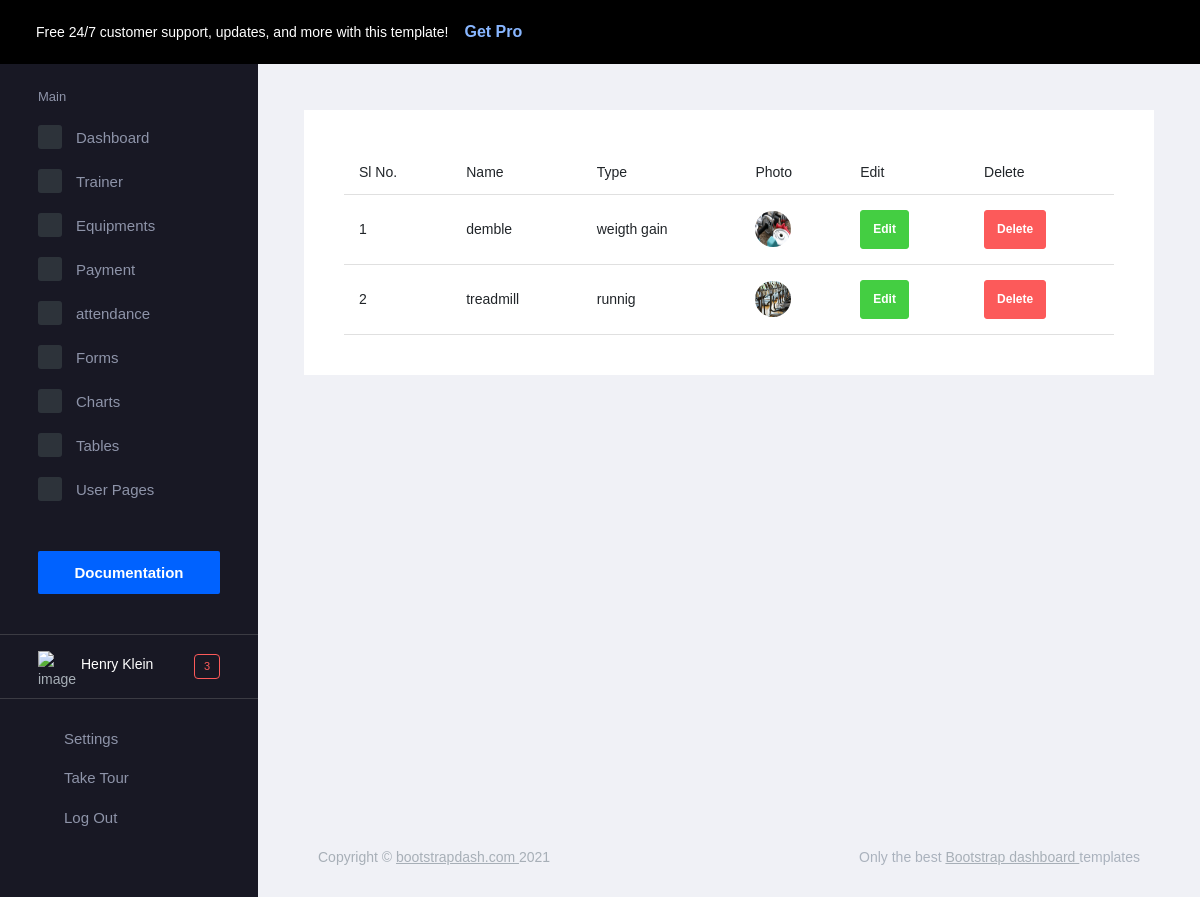
The app's page /equipments_view, older data.
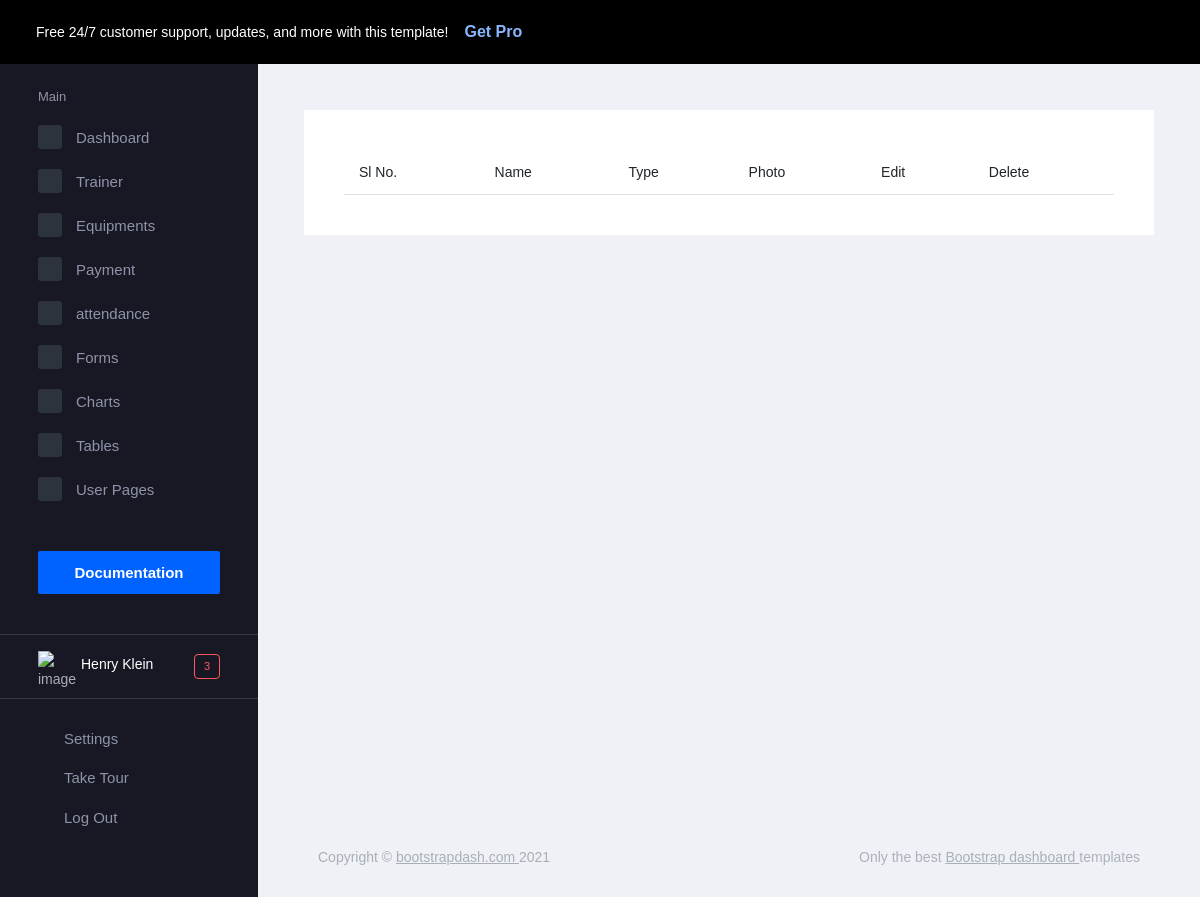
The same page, newer data.
### app2/models.py (models this page shows, shortened)
class Equipments(models.Model):
    name = models.CharField(max_length=25,null=True)
    type = models.CharField(max_length=25,null=True)
    photo = models.ImageField(upload_to='profile',null=True)

### app2/views.py (the view)
# urls.py: path('equipments_view', views.equipments_view, name='equipments_view'),
def equipments_view(request):
    data = Equipments.objects.all()
    return render(request,'admintemp/equipments_view.html',{'data':data})

### template/admintemp/equipments_view.html (shortened to what this page needs)
{% extends 'admintemp/adminhome.html' %}
{% load crispy_forms_tags %}
{% block content %}
<div class="card">
    <div class="card-body">
        <table class="table">
            <thead>
            <th>Sl No.</th>
            <th>Name</th>
            <th>Type</th>
            <th>Photo</th>
            <th>Edit</th>
            <th>Delete</th>
            </thead>
            {% for i in data %}
            <tbody>
            <td>{{forloop.counter}}</td>
            <td>{{i.name}}</td>
            <td>{{i.type}}</td>
            <td> <img src="{{i.photo.url}}"> </td>
            <td><a class="btn btn-success" href="{% url 'equipments_update' i.id %}">Edit</a></td>
            <td>
                <form action="{% url 'equipments_delete' i.id %}" method="post">
                    <button type="submit" class="btn btn-danger">Delete</button>
                </form>
            </td>
            </tbody>
            {% endfor %}
        </table>
    </div>
</div>
{% endblock %}

### template/admintemp/adminhome.html (shortened to what this page needs)
<!DOCTYPE html>
{% load static %}
<html lang="en">
  <head>
    <link rel="stylesheet" href=" {% static 'assets/vendors/mdi/css/materialdesignicons.min.css' %} ">
    <link rel="stylesheet" href=" {% static 'assets/vendors/flag-icon-css/css/flag-icon.min.css' %} ">
    <link rel="stylesheet" href=" {% static 'assets/vendors/css/vendor.bundle.base.css' %} ">
    <link rel="stylesheet" href=" {% static 'assets/vendors/font-awesome/css/font-awesome.min.css' %} " />
    <link rel="stylesheet" href=" {% static 'assets/vendors/bootstrap-datepicker/bootstrap-datepicker.min.css' %} ">
    <link rel="stylesheet" href=" {% static 'assets/css/style.css' %} ">
  </head>
  <body>
    <div class="container-scroller">
      <div class="row p-0 m-0 proBanner" id="proBanner">
        <div class="col-md-12 p-0 m-0">
          <div class="card-body card-body-padding d-flex align-items-center justify-content-between">
            <div class="ps-lg-1">
              <div class="d-flex align-items-center justify-content-between">
                <p class="mb-0 font-weight-medium me-3 buy-now-text">Free 24/7 customer support, updates, and more with this template!</p>
                <a href="https://www.bootstrapdash.com/product/connect-plus-bootstrap-admin-template/?utm_source=organic&utm_medium=banner&utm_campaign=buynow_demo" target="_blank" class="btn me-2 buy-now-btn border-0">Get Pro</a>
              </div>
            </div>
            <div class="d-flex align-items-center justify-content-between">
              <a href="https://www.bootstrapdash.com/product/connect-plus-bootstrap-admin-template/"><i class="mdi mdi-home me-3 text-white"></i></a>
              <button id="bannerClose" class="btn border-0 p-0">
                <i class="mdi mdi-close text-white me-0"></i>
              </button>
            </div>
          </div>
        </div>
      </div>
      <nav class="navbar default-layout-navbar col-lg-12 col-12 p-0 fixed-top d-flex flex-row">
        <div class="text-center navbar-brand-wrapper d-flex align-items-center justify-content-center">
          <a class="navbar-brand brand-logo" href=" {% static 'index.html' %} "><img src=" {% static 'assets/images/logo.svg' %} " alt="logo" /></a>
        </div>
        <div class="navbar-menu-wrapper d-flex align-items-stretch">
          <button class="navbar-toggler navbar-toggler align-self-center" type="button" data-toggle="minimize">
          </button>
          <div class="search-field d-none d-xl-block">
            <form class="d-flex align-items-center h-100" action="#">
              <div class="input-group">
                <div class="input-group-prepend bg-transparent">
                </div>
              </div>
            </form>
          </div>
          <ul class="navbar-nav navbar-nav-right">
            <li class="nav-item  dropdown d-none d-md-block">
              <a class="nav-link dropdown-toggle" id="reportDropdown" href="#" data-bs-toggle="dropdown" aria-expanded="false"> Reports </a>
            </li>
            <li class="nav-item  dropdown d-none d-md-block">
              <a class="nav-link dropdown-toggle" id="projectDropdown" href="#" data-bs-toggle="dropdown" aria-expanded="false"> Projects </a>
            </li>
            <li class="nav-item nav-language dropdown d-none d-md-block">
              <a class="nav-link dropdown-toggle" id="languageDropdown" href="#" data-bs-toggle="dropdown" aria-expanded="false">
                <div class="nav-language-icon">
                </div>
                <div class="nav-language-text">
                  <p class="mb-1 text-black">English</p>
                </div>
              </a>
            </li>
            <li class="nav-item nav-profile dropdown">
              <a class="nav-link dropdown-toggle" id="profileDropdown" href="#" data-bs-toggle="dropdown" aria-expanded="false">
                <div class="nav-profile-img">
                </div>
                <div class="nav-profile-text">
                  <p class="mb-1 text-black">Henry Klein</p>
                </div>
              </a>
            </li>
            <li class="nav-item dropdown">
              <a class="nav-link count-indicator dropdown-toggle" id="messageDropdown" href="#" data-bs-toggle="dropdown" aria-expanded="false">
              </a>
            </li>
            <li class="nav-item dropdown">
              <a class="nav-link count-indicator dropdown-toggle" id="notificationDropdown" href="#" data-bs-toggle="dropdown">
              </a>
            </li>
          </ul>
        </div>
      </nav>
      <div class="container-fluid page-body-wrapper">
        <nav class="sidebar sidebar-offcanvas" id="sidebar">
          <ul class="nav">
            <li class="nav-item nav-category">Main</li>
            <li class="nav-item">
              <a class="nav-link" href=" {% static 'index.html' %} ">
                <span class="icon-bg"><i class="mdi mdi-cube menu-icon"></i></span>
                <span class="menu-title">Dashboard</span>
              </a>
            </li>
            <li class="nav-item">
              <a class="nav-link" data-bs-toggle="collapse" href="#ui-basic" aria-expanded="false" aria-controls="ui-basic">
                <span class="icon-bg"><i class="mdi mdi-crosshairs-gps menu-icon"></i></span>
                <span class="menu-title">Trainer</span>
                <i class="menu-arrow"></i>
              </a>
            </li>
            <li class="nav-item">
              <a class="nav-link" data-bs-toggle="collapse" href="#ui-basi" aria-expanded="false" aria-controls="ui-basic">
                <span class="icon-bg"><i class="mdi mdi-crosshairs-gps menu-icon"></i></span>
                <span class="menu-title">Equipments</span>
                <i class="menu-arrow"></i>
              </a>
            </li>
            <li class="nav-item">
              <a class="nav-link" data-bs-toggle="collapse" href="#ui-ba" aria-expanded="false" aria-controls="ui-basic">
                <span class="icon-bg"><i class="mdi mdi-crosshairs-gps menu-icon"></i></span>
                <span class="menu-title">Payment</span>
                <i class="menu-arrow"></i>
              </a>
            </li>
          <li class="nav-item">
              <a class="nav-link" data-bs-toggle="collapse" href="#ui-b" aria-expanded="false" aria-controls="ui-basi">
                <span class="icon-bg"><i class="mdi mdi-crosshairs-gps menu-icon"></i></span>
                <span class="menu-title">attendance</span>
                <i class="menu-arrow"></i>
              </a>
            </li>
            <li class="nav-item">
              <a class="nav-link" href=" {% static 'pages/forms/basic_elements.html' %} ">
                <span class="icon-bg"><i class="mdi mdi-format-list-bulleted menu-icon"></i></span>
                <span class="menu-title">Forms</span>
              </a>
            </li>
            <li class="nav-item">
              <a class="nav-link" href=" {% static 'pages/charts/chartjs.html' %} ">
                <span class="icon-bg"><i class="mdi mdi-chart-bar menu-icon"></i></span>
                <span class="menu-title">Charts</span>
              </a>
            </li>
            <li class="nav-item">
              <a class="nav-link" href=" {% static 'pages/tables/basic-table.html' %} ">
                <span class="icon-bg"><i class="mdi mdi-table-large menu-icon"></i></span>
                <span class="menu-title">Tables</span>
              </a>
            </li>
            <li class="nav-item">
              <a class="nav-link" data-bs-toggle="collapse" href=" {% static '#auth' %} " aria-expanded="false" aria-controls="auth">
                <span class="icon-bg"><i class="mdi mdi-lock menu-icon"></i></span>
                <span class="menu-title">User Pages</span>
                <i class="menu-arrow"></i>
              </a>
            </li>
            <li class="nav-item documentation-link">
              <a class="nav-link" href="http://www.bootstrapdash.com/demo/connect-plus-free/jquery/documentation/documentation.html" target="_blank">
                <span class="menu-title">Documentation</span>
              </a>
            </li>
            <li class="nav-item sidebar-user-actions">
              <div class="user-details">
                <div class="d-flex justify-content-between align-items-center">
                  <div>
                    <div class="d-flex align-items-center">
                      <div class="sidebar-profile-img">
                        <img src=" {% static 'assets/images/faces/face28.png' %} " alt="image">
                      </div>
                      <div class="sidebar-profile-text">
                        <p class="mb-1">Henry Klein</p>
                      </div>
                    </div>
                  </div>
                  <div class="badge badge-danger">3</div>
                </div>
              </div>
            </li>
            <li class="nav-item sidebar-user-actions">
              <div class="sidebar-user-menu">
                <a href="#" class="nav-link"><i class="mdi mdi-settings menu-icon"></i>
                  <span class="menu-title">Settings</span>
                </a>
              </div>
            </li>
            <li class="nav-item sidebar-user-actions">
              <div class="sidebar-user-menu">
                <a href="#" class="nav-link"><i class="mdi mdi-speedometer menu-icon"></i>
                  <span class="menu-title">Take Tour</span></a>
              </div>
            </li>
            <li class="nav-item sidebar-user-actions">
              <div class="sidebar-user-menu">
                <a href="#" class="nav-link"><i class="mdi mdi-logout menu-icon"></i>
                  <span class="menu-title">Log Out</span></a>
              </div>
            </li>
          </ul>
        </nav>
        <div class="main-panel">
          <div class="content-wrapper">
            {% block content %}{% endblock %}
            <div class="row">
              <div class="col-md-12">
                <div class="tab-content tab-transparent-content">
                  <div class="tab-pane fade show active" id="business-1" role="tabpanel" aria-labelledby="business-tab">
                    <div class="row">
                    </div>
                    <div class="row">
                    </div>
                  </div>
                </div>
              </div>
            </div>
          </div>
          <footer class="footer">
            <div class="footer-inner-wraper">
              <div class="d-sm-flex justify-content-center justify-content-sm-between py-2">
                <span class="text-muted text-center text-sm-left d-block d-sm-inline-block">Copyright © <a href="https://www.bootstrapdash.com/" target="_blank">bootstrapdash.com </a>2021</span>
                <span class="float-none float-sm-right d-block mt-1 mt-sm-0 text-center">Only the best <a href="https://www.bootstrapdash.com/" target="_blank"> Bootstrap dashboard </a> templates</span>
              </div>
            </div>
          </footer>
        </div>
      </div>
    </div>
  </body>
</html>

Row changes from the older to the newer data that the page shows:
removed Equipments: name "demble", type "weigth gain", photo (picture)
removed Equipments: name "treadmill", type "runnig", photo (picture)
